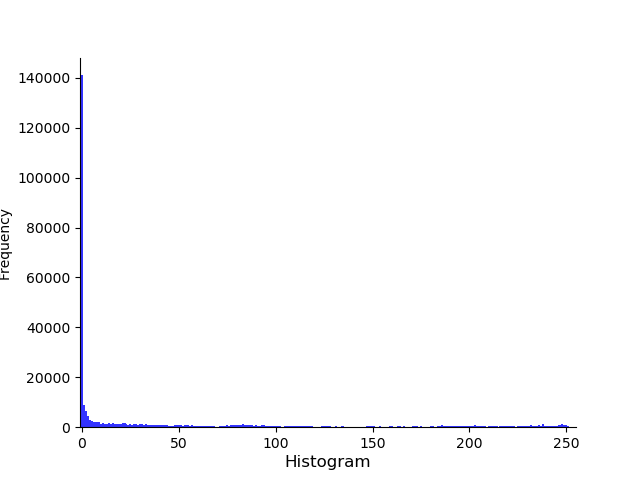
#> input picture result/wu_1.png, 640 x 480 px, given in place of wu_1.jpg, which was not available
$ python ORB.py
#> lines starting #> are read from the running program, lines starting #| are printed output that depends on the picture; pictures that were not available may be replaced by others from this repository, and a replacement may not be noted
#!/usr/bin/env python3.7.3
# @coding :utf-8
# @Time   :2020.05.29
# @Author :zhujidong

import cv2
import numpy as np

# 自定义计算两个图片相似度函数
def img_similarity_1(img1_path, img2_path):
    """
    :param img1_path: 图片1路径
    :param img2_path: 图片2路径
    :return: 图片相似度
    """
    try:
        # 读取图片
        img1 = cv2.imread(img1_path, cv2.IMREAD_GRAYSCALE)
        img2 = cv2.imread(img2_path, cv2.IMREAD_GRAYSCALE)
        # [8 lines of commented-out code are left out]
        orb = cv2.ORB_create()
        kp1, des1 = orb.detectAndCompute(img1, None)
        kp2, des2 = orb.detectAndCompute(img2, None)

        # 提取并计算特征点
        bf = cv2.BFMatcher(cv2.NORM_HAMMING)

        # knn筛选结果
        matches = bf.knnMatch(des1, trainDescriptors=des2, k=2)
        print(matches)

        # 查看最大匹配点数目
        good = [m for (m, n) in matches if m.distance < 0.75 * n.distance]
        print(len(good))
        print(len(matches))
        similary = float(len(good)) / len(matches)
        # print("(ORB算法)两张图片相似度为:%s" % similary)
        return similary

    except:
        print('无法计算两张图片相似度')
        return '0'


def img_similarity_2(img_file_1, img_file_2):
    """

    @param img_file_1:
    @param img_file_2:
    @return:
    """
#> called with img_file_1 = './pic_data/jiashi/0_wu/wu_1.jpg', img_file_2 = './pic_data/jiashi/4_siji/siji_10.jpg'
    # imgname1 = 'E:/other/test1.jpg'
    # imgname2 = 'E:/other/test2.jpg'

    orb = cv2.ORB_create()

    img1 = cv2.imread(img_file_1)
#> img1 is the input picture: shape (480, 640, 3); mean B, G, R 252.4, 251.5, 251.5
    gray1 = cv2.cvtColor(img1, cv2.COLOR_BGR2GRAY)  # 灰度处理图像
    kp1, des1 = orb.detectAndCompute(img1, None)  # des是描述子
#> kp1 = 381 keypoints; strongest (x, y, size): (568, 443, 31), (374, 443, 31), (32, 277, 31), (32, 231, 31)

    img2 = cv2.imread(img_file_2)
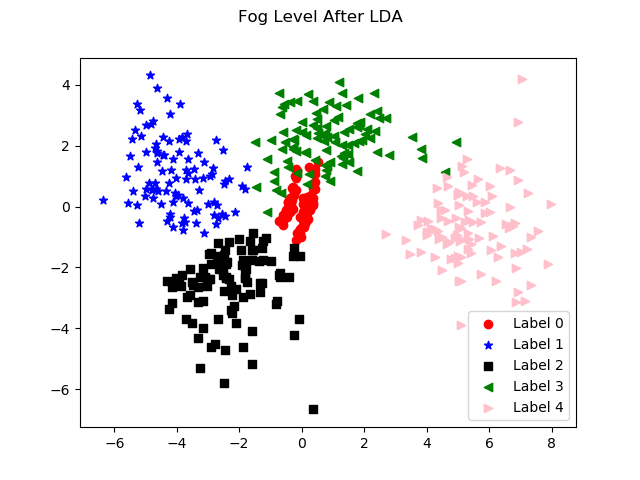
#> input picture result/LDA_2D.png, 640 x 480 px, given in place of siji_10.jpg, which was not available
#> img2 is the input picture: shape (480, 640, 3); mean B, G, R 240.3, 239, 239.6
    gray2 = cv2.cvtColor(img2, cv2.COLOR_BGR2GRAY)
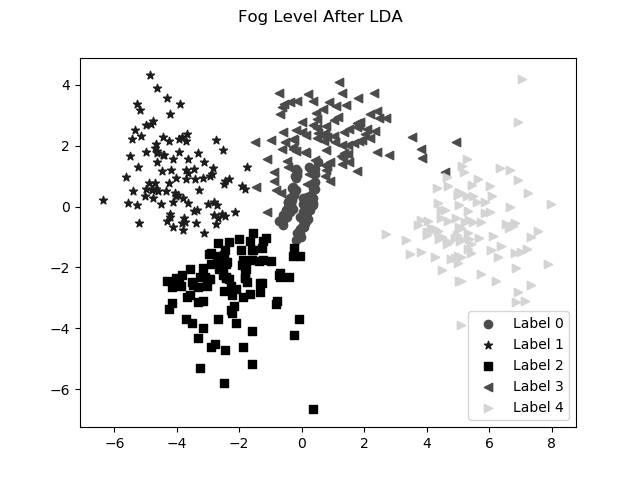
#> gray2: shape (480, 640); min 0, max 255, mean 239.3
    kp2, des2 = orb.detectAndCompute(img2, None)
#> kp2 = 540 keypoints; strongest (x, y, size): (218, 319, 64.3), (242, 290, 37.2), (243, 289, 44.6), (194, 276, 31)

    hmerge = np.hstack((gray1, gray2))  # 水平拼接
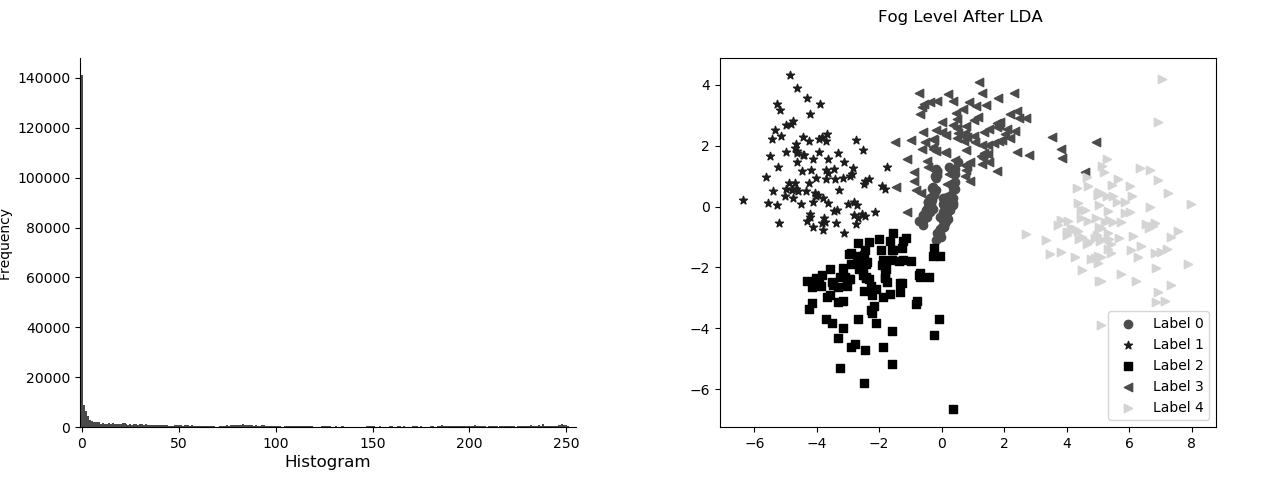
#> hmerge: shape (480, 1280); min 0, max 255, mean 245.5
    cv2.imshow("gray", hmerge)  # 拼接显示为gray


    img3 = cv2.drawKeypoints(img1, kp1, img1, color=(255, 0, 255))
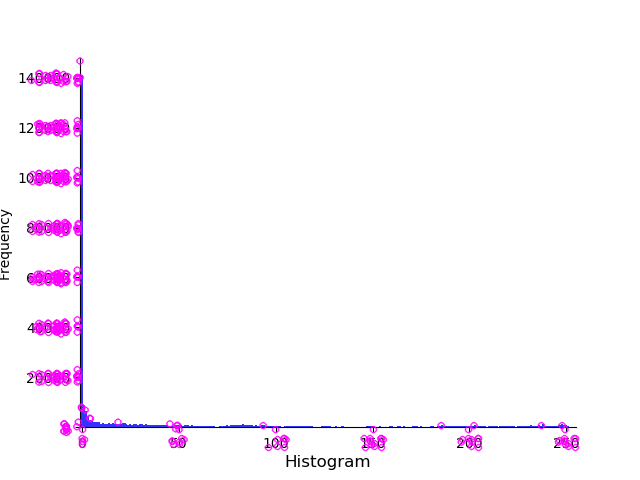
#> img3: shape (480, 640, 3); mean B, G, R 253.3, 248.2, 252.5
    img4 = cv2.drawKeypoints(img2, kp2, img2, color=(255, 0, 255))
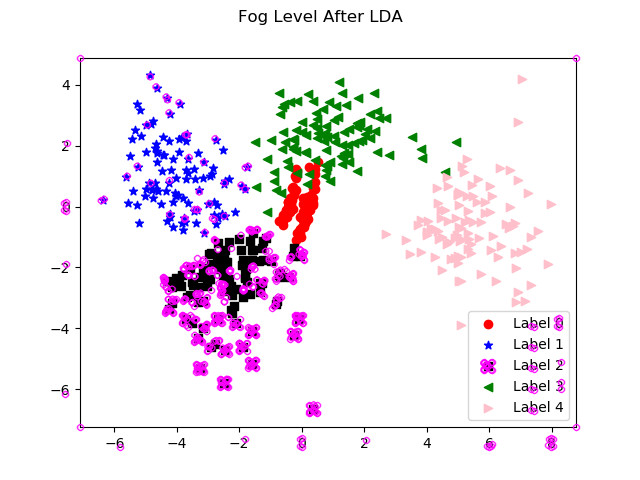
#> img4: shape (480, 640, 3); mean B, G, R 242.6, 235.8, 242.3

    hmerge = np.hstack((img3, img4))  # 水平拼接
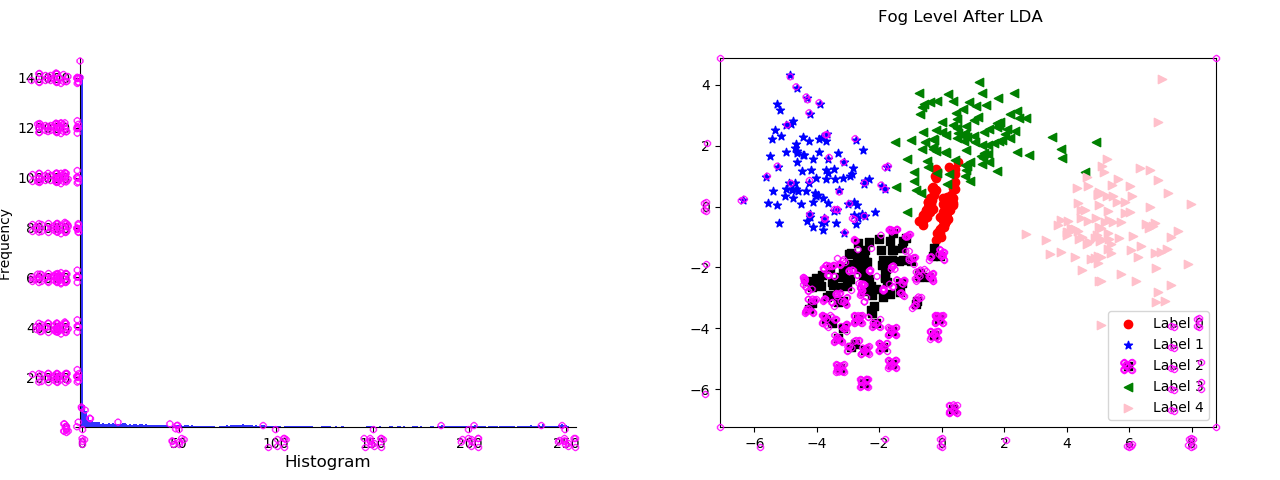
#> hmerge: shape (480, 1280, 3); mean B, G, R 248, 242, 247.4
    cv2.imshow("point", hmerge)  # 拼接显示为gray

    # BFMatcher解决匹配
    bf = cv2.BFMatcher()
    matches = bf.knnMatch(des1, des2, k=2)
#> matches = 381 matches
    # 调整ratio
    good = []
    for m, n in matches:
        if m.distance < 0.75 * n.distance:
            good.append([m])
#> after the loop, good = 5 matches
    print(len(good))
#| 5
    print(len(matches))
#| 381
    img5 = cv2.drawMatchesKnn(img1, kp1, img2, kp2, good, None, flags=2)
    cv2.imshow("ORB", img5)
    cv2.imwrite('./picture/0_4.jpg', img5)


if __name__ == '__main__':
    name0 = './pic_data/jiashi/0_wu/wu_1.jpg'
    name1 = './pic_data/jiashi/1_yiji/yiji_1.jpg'
    name2 = './pic_data/jiashi/2_erji/erji_1.jpg'
    name3 = './pic_data/jiashi/3_sanji/sanji_1.jpg'
    name4 = './pic_data/jiashi/4_siji/siji_10.jpg'
    name5 = './pic_data/jiashi/0_wu/wu_30.jpg'


    img_similarity_2(name0, name4)

    # print(img_similarity_1(name0, name4))

    cv2.waitKey(0)
    cv2.destroyAllWindows()
